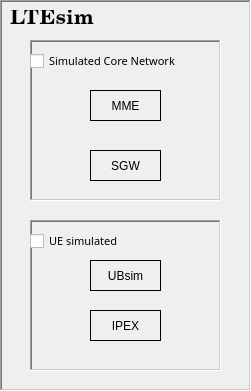
        <widget class="QFrame" name="frame">
         <property name="geometry">
          <rect>
           <x>1300</x>
           <y>750</y>
           <width>251</width>
           <height>391</height>
          </rect>
         </property>
         <property name="frameShape">
          <enum>QFrame::WinPanel</enum>
         </property>
         <property name="frameShadow">
          <enum>QFrame::Sunken</enum>
         </property>
         <property name="lineWidth">
          <number>14</number>
         </property>
         <property name="midLineWidth">
          <number>0</number>
         </property>
         <widget class="QFrame" name="frame_Core_Network">
          <property name="enabled">
           <bool>true</bool>
          </property>
          <property name="geometry">
           <rect>
            <x>30</x>
            <y>40</y>
            <width>191</width>
            <height>161</height>
           </rect>
          </property>
          <property name="frameShape">
           <enum>QFrame::WinPanel</enum>
          </property>
          <property name="frameShadow">
           <enum>QFrame::Sunken</enum>
          </property>
          <widget class="my_qlabel" name="lblMME1">
           <property name="enabled">
            <bool>true</bool>
           </property>
           <property name="geometry">
            <rect>
             <x>60</x>
             <y>50</y>
             <width>71</width>
             <height>31</height>
            </rect>
           </property>
           <property name="frameShape">
            <enum>QFrame::Box</enum>
           </property>
           <property name="frameShadow">
            <enum>QFrame::Plain</enum>
           </property>
           <property name="text">
            <string>MME</string>
           </property>
           <property name="alignment">
            <set>Qt::AlignCenter</set>
           </property>
          </widget>
          <widget class="my_qlabel" name="lblSGW1">
           <property name="geometry">
            <rect>
             <x>60</x>
             <y>110</y>
             <width>71</width>
             <height>31</height>
            </rect>
           </property>
           <property name="frameShape">
            <enum>QFrame::Box</enum>
           </property>
           <property name="text">
            <string>SGW</string>
           </property>
           <property name="alignment">
            <set>Qt::AlignCenter</set>
           </property>
          </widget>
          <widget class="QCheckBox" name="checkBoxCoreNetwork">
           <property name="geometry">
            <rect>
             <x>0</x>
             <y>10</y>
             <width>191</width>
             <height>22</height>
            </rect>
           </property>
           <property name="font">
            <font>
             <family>Tibetan Machine Uni</family>
             <pointsize>8</pointsize>
             <underline>false</underline>
            </font>
           </property>
           <property name="text">
            <string>Simulated Core Network</string>
           </property>
          </widget>
         </widget>
         <widget class="QLabel" name="lblLTEsim">
          <property name="geometry">
           <rect>
            <x>10</x>
            <y>10</y>
            <width>91</width>
            <height>17</height>
           </rect>
          </property>
          <property name="font">
           <font>
            <family>Century Schoolbook L</family>
            <pointsize>16</pointsize>
            <weight>75</weight>
            <bold>true</bold>
           </font>
          </property>
          <property name="text">
           <string>LTEsim</string>
          </property>
         </widget>
         <widget class="QFrame" name="frame_UE_simulated">
          <property name="enabled">
           <bool>true</bool>
          </property>
          <property name="geometry">
           <rect>
            <x>30</x>
            <y>220</y>
            <width>191</width>
            <height>151</height>
           </rect>
          </property>
          <property name="frameShape">
           <enum>QFrame::WinPanel</enum>
          </property>
          <property name="frameShadow">
           <enum>QFrame::Sunken</enum>
          </property>
          <widget class="my_qlabel" name="lblUBsim">
           <property name="enabled">
            <bool>true</bool>
           </property>
           <property name="geometry">
            <rect>
             <x>60</x>
             <y>40</y>
             <width>71</width>
             <height>31</height>
            </rect>
           </property>
           <property name="frameShape">
            <enum>QFrame::Box</enum>
           </property>
           <property name="text">
            <string>UBsim</string>
           </property>
           <property name="alignment">
            <set>Qt::AlignCenter</set>
           </property>
          </widget>
          <widget class="my_qlabel" name="lblIPEX">
           <property name="geometry">
            <rect>
             <x>60</x>
             <y>90</y>
             <width>71</width>
             <height>31</height>
            </rect>
           </property>
           <property name="frameShape">
            <enum>QFrame::Box</enum>
           </property>
           <property name="text">
            <string>IPEX</string>
           </property>
           <property name="alignment">
            <set>Qt::AlignCenter</set>
           </property>
          </widget>
          <widget class="QCheckBox" name="checkBoxUE_simulated">
           <property name="geometry">
            <rect>
             <x>0</x>
             <y>10</y>
             <width>191</width>
             <height>22</height>
            </rect>
           </property>
           <property name="font">
            <font>
             <family>Tibetan Machine Uni</family>
             <pointsize>8</pointsize>
             <underline>false</underline>
            </font>
           </property>
           <property name="text">
            <string>UE simulated</string>
           </property>
          </widget>
         </widget>
        </widget>
